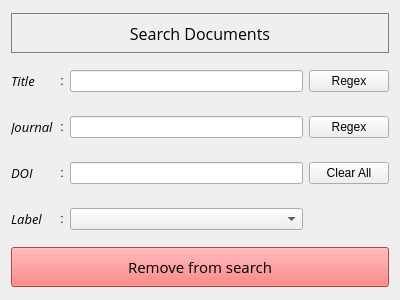
<?xml version="1.0" encoding="UTF-8"?>
<ui version="4.0">
 <class>mainwindow</class>
 <widget class="QWidget" name="mainwindow">
  <property name="geometry">
   <rect>
    <x>0</x>
    <y>0</y>
    <width>400</width>
    <height>300</height>
   </rect>
  </property>
  <property name="sizePolicy">
   <sizepolicy hsizetype="Fixed" vsizetype="Fixed">
    <horstretch>0</horstretch>
    <verstretch>0</verstretch>
   </sizepolicy>
  </property>
  <property name="minimumSize">
   <size>
    <width>400</width>
    <height>300</height>
   </size>
  </property>
  <property name="maximumSize">
   <size>
    <width>400</width>
    <height>300</height>
   </size>
  </property>
  <property name="windowTitle">
   <string>Form</string>
  </property>
  <layout class="QVBoxLayout" name="verticalLayout">
   <item>
    <widget class="QLabel" name="search_lab">
     <property name="minimumSize">
      <size>
       <width>0</width>
       <height>40</height>
      </size>
     </property>
     <property name="maximumSize">
      <size>
       <width>16777215</width>
       <height>40</height>
      </size>
     </property>
     <property name="sizeIncrement">
      <size>
       <width>0</width>
       <height>0</height>
      </size>
     </property>
     <property name="font">
      <font>
       <family>Open Sans</family>
       <pointsize>12</pointsize>
      </font>
     </property>
     <property name="styleSheet">
      <string notr="true">border: 1px solid grey;</string>
     </property>
     <property name="text">
      <string>Search Documents</string>
     </property>
     <property name="alignment">
      <set>Qt::AlignmentFlag::AlignCenter</set>
     </property>
    </widget>
   </item>
   <item>
    <layout class="QGridLayout" name="select_grid" rowstretch="0,0,0,0" rowminimumheight="40,40,40,40">
     <item row="0" column="2">
      <widget class="QLineEdit" name="title_edit"/>
     </item>
     <item row="1" column="0">
      <widget class="QLabel" name="journal">
       <property name="font">
        <font>
         <family>Open Sans</family>
         <pointsize>10</pointsize>
         <italic>true</italic>
        </font>
       </property>
       <property name="text">
        <string>Journal</string>
       </property>
      </widget>
     </item>
     <item row="2" column="0">
      <widget class="QLabel" name="doi">
       <property name="font">
        <font>
         <family>Open Sans</family>
         <pointsize>10</pointsize>
         <italic>true</italic>
        </font>
       </property>
       <property name="text">
        <string>DOI</string>
       </property>
      </widget>
     </item>
     <item row="2" column="2">
      <widget class="QLineEdit" name="doi_edit"/>
     </item>
     <item row="3" column="1">
      <widget class="QLabel" name="col_4">
       <property name="sizePolicy">
        <sizepolicy hsizetype="Fixed" vsizetype="Preferred">
         <horstretch>0</horstretch>
         <verstretch>0</verstretch>
        </sizepolicy>
       </property>
       <property name="text">
        <string>:</string>
       </property>
       <property name="alignment">
        <set>Qt::AlignmentFlag::AlignCenter</set>
       </property>
      </widget>
     </item>
     <item row="3" column="0">
      <widget class="QLabel" name="label">
       <property name="font">
        <font>
         <family>Open Sans</family>
         <pointsize>10</pointsize>
         <italic>true</italic>
        </font>
       </property>
       <property name="text">
        <string>Label</string>
       </property>
      </widget>
     </item>
     <item row="1" column="1">
      <widget class="QLabel" name="col_2">
       <property name="sizePolicy">
        <sizepolicy hsizetype="Fixed" vsizetype="Preferred">
         <horstretch>0</horstretch>
         <verstretch>0</verstretch>
        </sizepolicy>
       </property>
       <property name="text">
        <string>:</string>
       </property>
       <property name="alignment">
        <set>Qt::AlignmentFlag::AlignCenter</set>
       </property>
      </widget>
     </item>
     <item row="2" column="1">
      <widget class="QLabel" name="col_3">
       <property name="sizePolicy">
        <sizepolicy hsizetype="Fixed" vsizetype="Preferred">
         <horstretch>0</horstretch>
         <verstretch>0</verstretch>
        </sizepolicy>
       </property>
       <property name="text">
        <string>:</string>
       </property>
       <property name="alignment">
        <set>Qt::AlignmentFlag::AlignCenter</set>
       </property>
      </widget>
     </item>
     <item row="0" column="1">
      <widget class="QLabel" name="col_1">
       <property name="sizePolicy">
        <sizepolicy hsizetype="Fixed" vsizetype="Preferred">
         <horstretch>0</horstretch>
         <verstretch>0</verstretch>
        </sizepolicy>
       </property>
       <property name="text">
        <string>:</string>
       </property>
       <property name="alignment">
        <set>Qt::AlignmentFlag::AlignCenter</set>
       </property>
      </widget>
     </item>
     <item row="1" column="2">
      <widget class="QLineEdit" name="journal_edit"/>
     </item>
     <item row="0" column="0">
      <widget class="QLabel" name="title">
       <property name="font">
        <font>
         <family>Open Sans</family>
         <pointsize>10</pointsize>
         <italic>true</italic>
        </font>
       </property>
       <property name="text">
        <string>Title</string>
       </property>
      </widget>
     </item>
     <item row="0" column="3">
      <widget class="QPushButton" name="title_regex">
       <property name="text">
        <string>Regex</string>
       </property>
       <property name="checkable">
        <bool>true</bool>
       </property>
      </widget>
     </item>
     <item row="1" column="3">
      <widget class="QPushButton" name="journal_regex">
       <property name="text">
        <string>Regex</string>
       </property>
       <property name="checkable">
        <bool>true</bool>
       </property>
      </widget>
     </item>
     <item row="3" column="2">
      <widget class="QComboBox" name="label_box"/>
     </item>
     <item row="2" column="3">
      <widget class="QPushButton" name="clear_edits">
       <property name="text">
        <string>Clear All</string>
       </property>
      </widget>
     </item>
    </layout>
   </item>
   <item>
    <widget class="QPushButton" name="clear_search">
     <property name="sizePolicy">
      <sizepolicy hsizetype="Expanding" vsizetype="Fixed">
       <horstretch>0</horstretch>
       <verstretch>0</verstretch>
      </sizepolicy>
     </property>
     <property name="minimumSize">
      <size>
       <width>0</width>
       <height>40</height>
      </size>
     </property>
     <property name="font">
      <font>
       <family>Open Sans</family>
       <pointsize>11</pointsize>
      </font>
     </property>
     <property name="autoFillBackground">
      <bool>false</bool>
     </property>
     <property name="styleSheet">
      <string notr="true">background-color: rgb(255, 90, 90);</string>
     </property>
     <property name="text">
      <string>Remove from search</string>
     </property>
    </widget>
   </item>
  </layout>
 </widget>
 <resources/>
 <connections/>
</ui>
